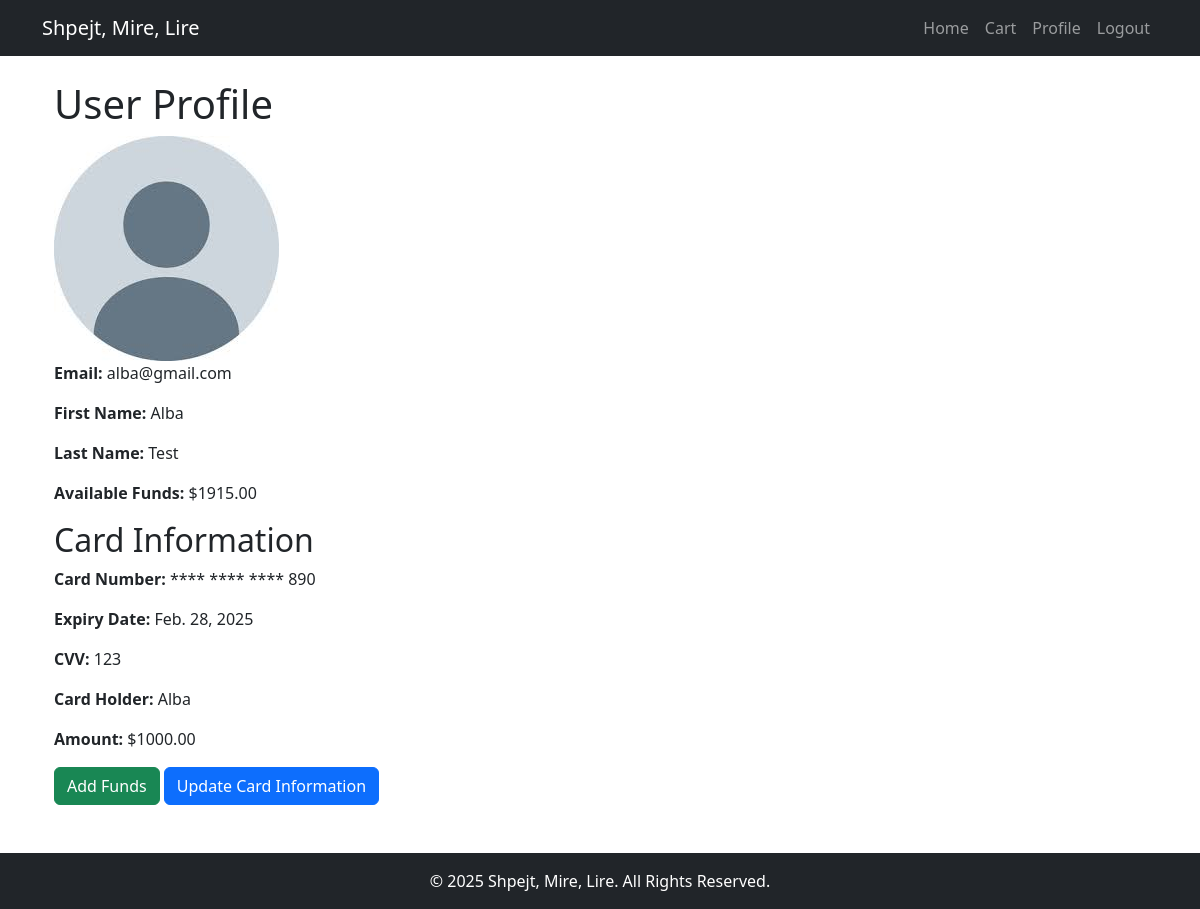
Screenshot of /profile/ (signed in) with the database file from the repository.
### myapp/models.py (models this page shows, shortened)
class Myuser(models.Model):
    user = models.OneToOneField(User, on_delete=models.CASCADE)
    first_name = models.CharField(max_length=255, default='Unknown')
    last_name = models.CharField(max_length=255, default='Unknown')
    email = models.EmailField(unique=True,default='Unknown')
    phone = models.CharField(max_length=255, default='Unknown')
    funds = models.DecimalField(max_digits=10, decimal_places=2, default=0.00)
    address = models.TextField()
    def User(self):
        return self.user

class Card(models.Model):
    user = models.ForeignKey(User, on_delete=models.CASCADE)
    card_number = models.CharField(max_length=16)
    expiration_date = models.DateField()
    cvv = models.CharField(max_length=3)
    cardholder_name = models.CharField(max_length=255)
    amount = models.DecimalField(max_digits=10, decimal_places=2,default=0)

### myapp/views.py (the view, shortened to what this page needs)
# urls.py: path('profile/', views.profile_user, name='profile'),
@login_required
def profile_user(request):
    logger.info(f"Request user: {request.user} (Type: {type(request.user)})")
    myuser, created = Myuser.objects.get_or_create(user=request.user)
    card = Card.objects.filter(user=request.user).first()
    return render(request, 'profile_user.html', {'myuser': myuser, 'card': card})

### myapp/templates/profile_user.html (shortened to what this page needs)
{% extends 'base.html' %}
{% block content %}
    <div class="container">
        <h1>User Profile</h1>
        <img alt="Profile Picture" class="profile-img">
        <div class="user-info">
            <p><strong>Email:</strong> {{ myuser.email }}</p>
            <p><strong>First Name:</strong> {{ myuser.first_name }}</p>
            <p><strong>Last Name:</strong> {{ myuser.last_name }}</p>
            <p><strong>Available Funds:</strong> ${{ myuser.funds|floatformat:2 }}</p>
        </div>
        {% if card %}
        <div class="card-info">
            <h2>Card Information</h2>
            <p><strong>Card Number:</strong> **** **** **** {{ card.card_number|slice:"-3:" }}</p>
            <p><strong>Expiry Date:</strong> {{ card.expiration_date }}</p>
            <p><strong>CVV:</strong> {{ card.cvv }}</p>
            <p><strong>Card Holder:</strong> {{ card.cardholder_name }}</p>
            <p><strong>Amount:</strong> ${{ card.amount|floatformat:2 }}</p>
        </div>
        <a href="{% url 'add_funds' %}" class="btn btn-success">Add Funds</a>
        <a href="{% url 'update_card' %}" class="btn btn-primary">Update Card Information</a>
        {% endif %}
    </div>
{% endblock %}

### myapp/templates/base.html (style rules this page uses)
body { padding-top: 56px; }

### rows the page displays
Myuser: email "alba@gmail.com", first_name "Alba", last_name "Test", funds "1915.00"
Card: card_number "890", expiration_date "Feb. 28, 2025", cvv "123", cardholder_name "Alba", amount "1000.00"
